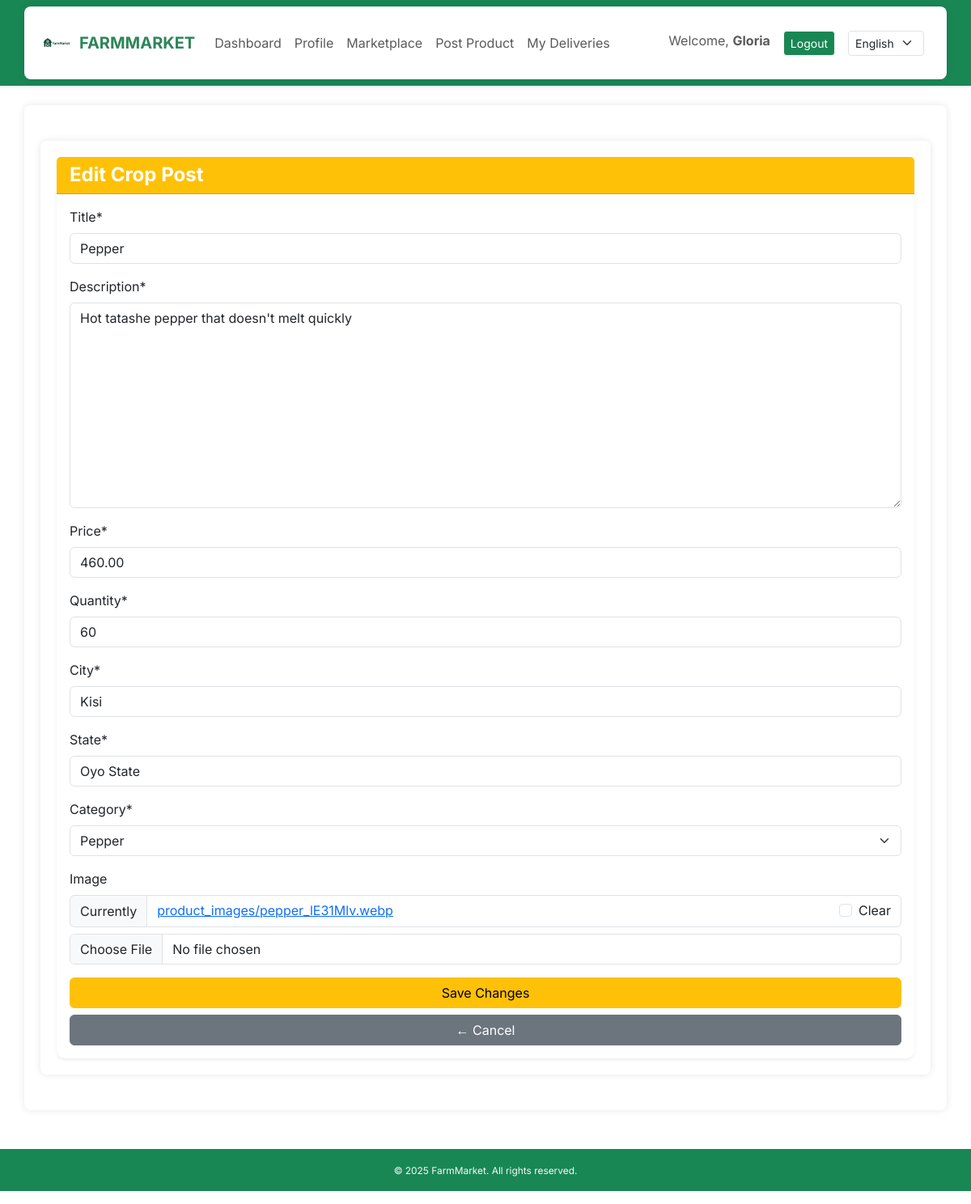
The page /product/21/edit/ (signed in) on the database its author committed.
### core/models.py (models this page shows, shortened)
class Product(models.Model):
    farmer = models.ForeignKey(User, on_delete=models.CASCADE)
    title = models.CharField(_("Title"), max_length=100)
    description = models.TextField(_("Description"))
    price = models.DecimalField(max_digits=10, decimal_places=2)
    quantity = models.PositiveIntegerField()
    city = models.CharField(max_length=100)
    state = models.CharField(max_length=100, default="Oyo State")
    category = models.CharField(max_length=20, choices=CROP_CHOICES, default='Tomato')
    image = models.ImageField(upload_to='product_images/', blank=True, null=True)
    date_posted = models.DateTimeField(auto_now_add=True)

### core/views.py (the view)
# urls.py: path('product/<int:pk>/edit/', views.product_update, name='product_update'),
@login_required
def product_update(request, pk):
    product = get_object_or_404(Product, pk=pk, farmer=request.user)  # restrict to farmer who posted it
    if request.method == 'POST':
        form = ProductForm(request.POST, request.FILES, instance=product)
        if form.is_valid():
            form.save()
            messages.success(request, "Product updated successfully!")
            return redirect('product_detail', pk=product.pk)
    else:
        form = ProductForm(instance=product)
    return render(request, 'core/product_update.html', {'form': form, 'product': product})

### core/forms.py
class ProductForm(forms.ModelForm):
    class Meta:
        model = Product
        fields = ['title', 'description', 'price', 'quantity', 'city', 'state', 'category', 'image']

### core/context_processors.py (called while the page is built)
def language_code(request):
    return {
        'LANGUAGE_CODE': translation.get_language()
    }

### core/templates/core/product_update.html (shortened to what this page needs)
{% extends 'core/base.html' %}
{% load crispy_forms_tags %}
{% load i18n %}
{% block content %}
<div class="container my-4">
    <div class="card shadow-sm">
        <div class="card-header bg-warning text-white">
            <h4 class="mb-0 fw-bold"> {% trans "Edit Crop Post" %}</h4>
        </div>
        <div class="card-body">
            <form method="POST" enctype="multipart/form-data">
                {{ form|crispy }}
                <button type="submit" class="btn btn-warning w-100">
                     {% trans "Save Changes" %}
                </button>
                <a href="{% url 'product_detail' product.pk %}" class="btn btn-secondary w-100 mt-2">
                    ← {% trans "Cancel" %}
                </a>
            </form>
        </div>
    </div>
</div>
{% endblock %}

### core/templates/core/base.html (shortened to what this page needs)
{% load static %}
{% load i18n %}
<!DOCTYPE html>
<html lang="en">
<head>
  <link href="https://cdn.jsdelivr.net/npm/bootstrap@5.3.0/dist/css/bootstrap.min.css" rel="stylesheet" />
  <link rel="stylesheet" href="https://cdn.jsdelivr.net/npm/bootstrap-icons@1.11.3/font/bootstrap-icons.css">
  <link rel="stylesheet" href="{% static 'core/styles.css' %}" />
</head>
<body>
<header>
<nav class="navbar navbar-expand-lg custom-green">
    <div class="container">
        <a class="navbar-brand fw-bold d-flex align-items-center" href="{% url 'home' %}">
            <img src="{% static 'core/images/logo.png' %}" alt="Logo" width="40" height="40" class="me-2">
            <span class="fw-bold">FARMMARKET</span>
        </a>
        <div class="collapse navbar-collapse" id="navbarNav">
            <ul class="navbar-nav me-auto">
                {% if user.is_authenticated %}
                    {% if user.profile.role == 'logistics' %}
                        <li class="nav-item"><a class="nav-link" href="{% url 'logistics_dashboard' %}">{% trans "Dashboard" %}</a></li>
                        <li class="nav-item"><a class="nav-link" href="{% url 'profile' %}">{% trans "Profile" %}</a></li>
                        <li class="nav-item"><a class="nav-link" href="{% url 'my_deliveries' %}">{% trans "My Deliveries" %}</a></li>
                        <li class="nav-item"><a class="nav-link" href="{% url 'pending_deliveries' %}">{% trans "Pending Deliveries" %}</a></li>
                        <li class="nav-item"><a class="nav-link" href="{% url 'inbox' %}">{% trans "Messages" %}</a></li>
                    {% elif user.profile.role == 'farmer' %}
                        <li class="nav-item"><a class="nav-link" href="{% url 'farmer_dashboard' %}">{% trans "Dashboard" %}</a></li>
                        <li class="nav-item"><a class="nav-link" href="{% url 'profile' %}">{% trans "Profile" %}</a></li>
                        <li class="nav-item"><a class="nav-link" href="{% url 'product_list' %}">{% trans "Marketplace" %}</a></li>
                        <li class="nav-item"><a class="nav-link" href="{% url 'product_create' %}">{% trans "Post Product" %}</a></li>
                        <li class="nav-item"><a class="nav-link" href="{% url 'my_deliveries' %}">{% trans "My Deliveries" %}</a></li>
                    {% else %}
                        <li class="nav-item"><a class="nav-link" href="{% url 'home' %}">{% trans "Home" %}</a></li>
                    {% endif %}
                {% else %}
                    <li class="nav-item"><a class="nav-link" href="{% url 'login' %}">{% trans "Login" %}</a></li>
                    <li class="nav-item"><a class="nav-link" href="{% url 'register' %}">{% trans "Register" %}</a></li>
                {% endif %}
            </ul>
            {% if user.is_authenticated %}
                <ul class="navbar-nav">
                    <li class="nav-item me-3">
                        <span class="navbar-text">
                            {% trans "Welcome" %}, <strong>{{ user.username }}</strong>
                        </span>
                    </li>
                    <li class="nav-item">
                        <a class="btn btn-success btn-sm border-light" href="{% url 'logout' %}">{% trans "Logout" %}</a>
                    </li>
                </ul>
            {% endif %}
            <form action="{% url 'set_language' %}" method="post" class="d-flex align-items-center ms-3">
                <select name="language" class="form-select form-select-sm me-2" onchange="this.form.submit()">
                    <option value="en" {% if LANGUAGE_CODE == 'en' %}selected{% endif %}>English</option>
                </select>
            </form>
        </div>
    </div>
</nav>
</header>
  <main class="container mt-4">
    {% block content %}{% endblock %}
  </main>
  <footer class="text-center mt-5 mb-3 text-light custom-green p-3">
    <small>&copy; 2025 FarmMarket. {% trans "All rights reserved." %}</small>
</footer>
</body>
</html>

### static/core/styles.css (style rules this page uses)
body { background-color: white; font-family: 'Inter', sans-serif; }
.custom-green { background-color: #198754; }
.navbar-brand { font-weight: bold; color: #2c3e50 !important; }
.navbar { box-shadow: 0 2px 6px rgba(0,0,0,0.05); }
.navbar-brand span { font-weight: 700; color: #2f855a; }
.container { background-color: #fff; padding: 20px; border-radius: 8px; box-shadow: 0 0 10px rgba(0,0,0,0.1); }
.card { border: none; border-radius: 10px; transition: transform 0.2s ease-in-out; }
footer.custom-green { font-size: 0.85rem; color: #fff; }

### rows shown on the page
Product: title "Pepper", description "Hot tatashe pepper that doesn't melt quickly", price "460.00", quantity "60", city "Kisi", state "Oyo State", category "Pepper"

### other values the page prints
{{ user.username }} "Gloria"
